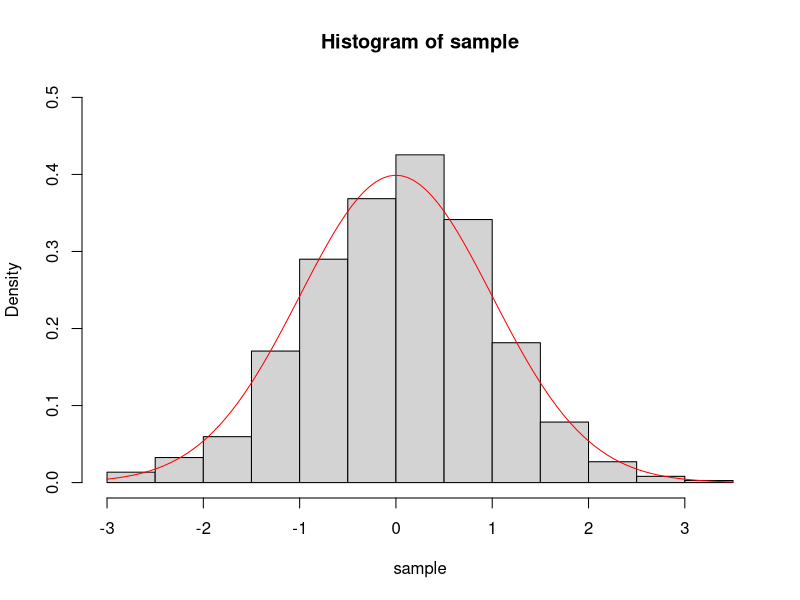
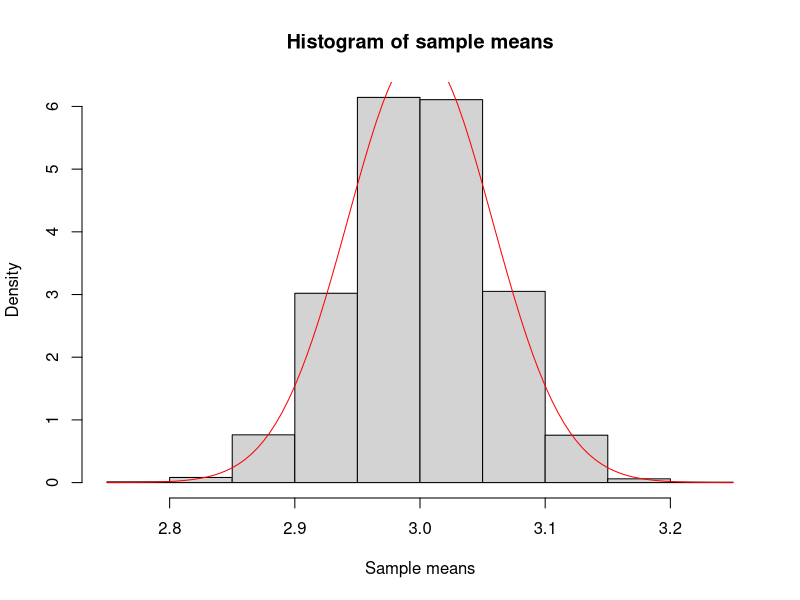
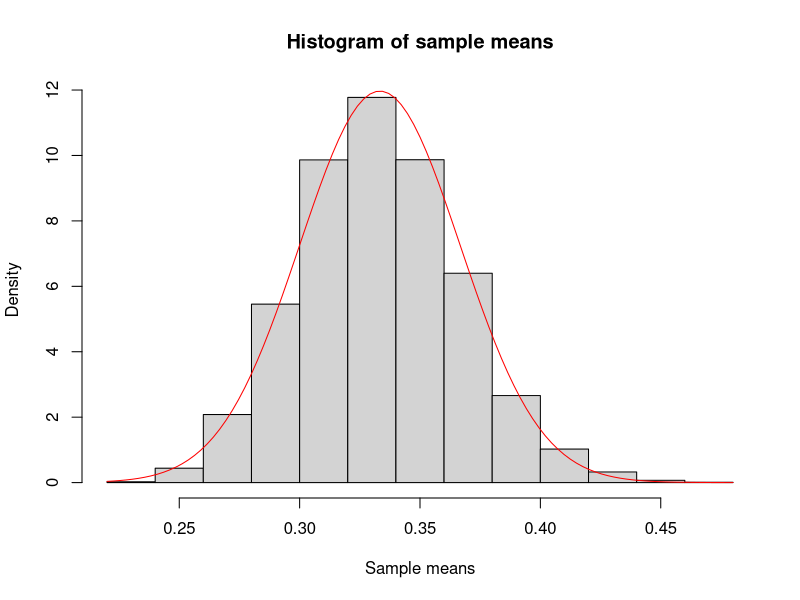
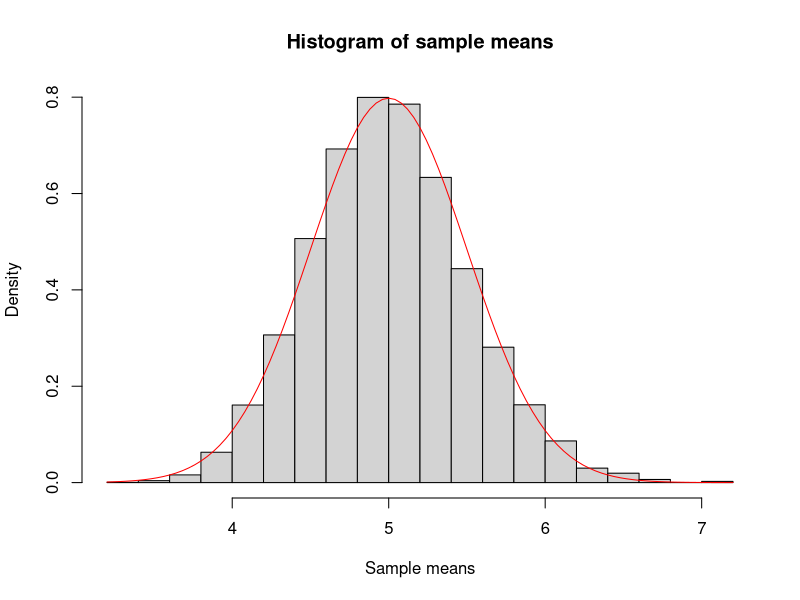
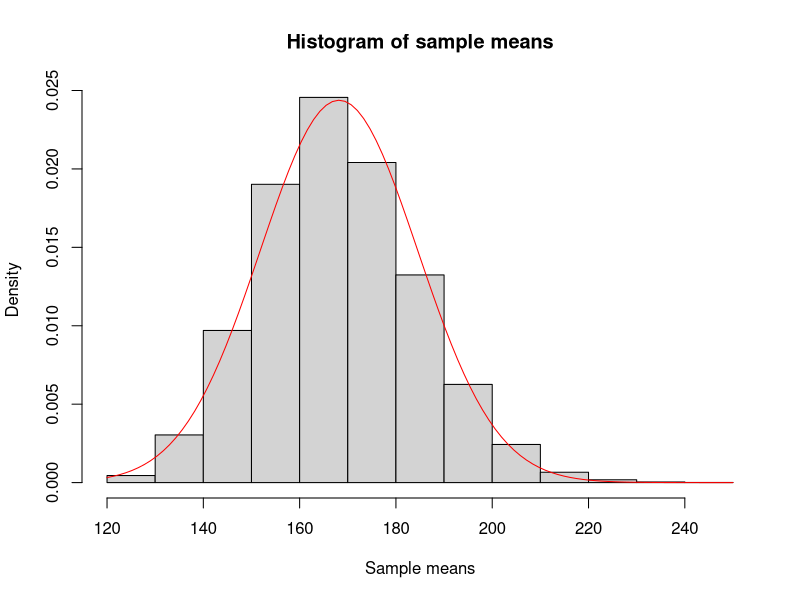

Reproduce these figures in R, in order.
rm(list = ls())
graphics.off()

# Solution of problem - 1 
q1 <- function(n){
    result = c()
    for(i in 1:n){
        a = 7
        b = 4
        games <- sample(c("T","H"), 4, replace = TRUE)
        a = a + sum(games == "T")
        b = b + sum(games == "H")
        if (a == 8) result[i] = "T"
        else if (b == 8) result[i] = "H"
        else result[i] = "No"
    }
    out <- sum(result == "H")
    return(out/n)
}

q1(10000)

# Solution of problem - 2 
normal <- function(n, mu, sigma){
    sim = c()
    for(i in 1:n){
        repeat{
            u1 <- runif(1)
            u2 <- runif(1)
            x <- -log(u1)
            if (u2 > exp(-((x-1)^2)/2)) break
            else u3 <- runif(1)
            if (u3 > 0.5) sim[i] = (mu + sigma*x)
            else sim[i] = (mu - sigma*x)
        }
    }
    return(sim)
}

s <- normal(1000, 0, 1)
hist(s, prob = T, ylim = c(0,0.5), xlab = "sample",
     main = "Histogram of sample")
curve(dnorm(x,0,1), add = T, col = 'red')

# Solution of problem - 3 
lcg <- function(n, seed, a, c, m){
    rng <- NULL
    for (i in 1:n) {
        temp <- seed
        rng[i] <- ((a*temp) + c) %% m
        seed <- rng[i]
    }
    return(rng)
}

t <- lcg(n = 10000, seed = 1, a = 7^5, c = 0, m = (2^31-1))

# Counting frequency
mini <- min(t)
maxi <- max(t)
freq <- as.numeric(table(cut(t, breaks = seq(mini, maxi, length.out = 21))))

# Chi-square test
chisq.test(freq)

# Solution of problem - 4 
data <- c(52,55,58,59,65,43,73,43,50,48,53,45,50,47,45,39,42,43,40,50)
chisq.test(data)

freq_10 <- data[seq(1,length(data),2)] + data[seq(2,length(data),2)]
chisq.test(freq_10)

# Solution of problem - 5 

sample <- lcg(n = 20, seed = 1, a = 5, c = 1, m = 16)

ks.test(sample, 'punif', exact = 0)
ks.test(sample, 'pnorm', exact = 0)

# Solution of problem - 6 

# uniform distrbution
uniform <- function(nsim, n, minimum , maximum){
    xbar = array(0, dim = nsim)
    for (i in 1:nsim){
        xbar[i] = mean(runif(n = n, min = minimum, max = maximum))
    } 
    mu <- (minimum + maximum)/2
    sigma <- sqrt(((maximum-minimum)^2)/12)
    s_xbar = sigma/sqrt(n)
    hist(xbar, prob = TRUE, 
         main = "Histogram of sample means", 
         xlab = "Sample means")
    curve(dnorm(x, mean = mu, sd = s_xbar), add = T, col = 'red')
}

uniform(10000,100,2,4)

# exponential distrbution
exponential <- function(nsim, n, lambda){
    xbar = array(0, dim = nsim)
    for (i in 1:nsim){
        xbar[i] = mean(rexp(n = n, rate = lambda))
    } 
    mu <- 1/lambda
    sigma <- 1/lambda
    s_xbar = sigma/sqrt(n)
    hist(xbar, prob = TRUE, 
         main = "Histogram of sample means", 
         xlab = "Sample means")
    curve(dnorm(x, mean = mu, sd = s_xbar), add = T, col = 'red')
}

exponential(10000,100,3)

# weibull distribution
weibull <- function(nsim, n, lambda, k){
    xbar = array(0, dim = nsim)
    for (i in 1:nsim){
        xbar[i] = mean(rweibull(n = n, shape = k, scale = lambda))
    } 
    mu <- lambda*gamma(1+(1/k))
    sigma <- lambda*sqrt(gamma(1+(2/k)) - (gamma(1+(1/k)))^2)
    s_xbar = sigma/sqrt(n)
    hist(xbar, prob = TRUE,
         main = "Histogram of sample means", 
         xlab = "Sample means")
    curve(dnorm(x, mean = mu, sd = s_xbar), add = T, col = 'red')
}

weibull(10000,100,5,1)

# lognormal distribution
lognormal <- function(nsim, n, mean_log, sd_log){
    xbar = array(0, dim = nsim)
    for (i in 1:nsim){
        xbar[i] = mean(rlnorm(n, mean_log, sd_log))
    } 
    mu <- exp(mean_log + (sd_log^2)/2)
    sigma <- sqrt((exp(sd_log^2)-1)*exp((2*mean_log)+(sd_log^2)))
    s_xbar <- sigma/sqrt(n)
    hist(xbar, prob = TRUE, 
         main = "Histogram of sample means", 
         xlab = "Sample means")
    curve(dnorm(x, mean = mu, sd = s_xbar), add = T, col = 'red')
}

lognormal(10000,30,5,0.5)

# Solution of problem - 7
# THEORY
# Solution of problem - 8
# THEORY 


# Solution of problem - 9 

r <- function(x,y){
    mx <- mean(x)
    my <- mean(y)
    cov <- sum((x-mx)*(y-my))
    sx <- sqrt(sum((x-mx)^2))
    sy <- sqrt(sum((y-my)^2))
    return(cov/(sx*sy))
}
price <- c(17,18,19,20,22,24,26,28,30)
demand <- c(40,38,35,30,28,25,22,21,20)
r(price, demand)
cor(price, demand)

# Solution of problem - 10 
cor(price, demand, method = 'spearman')


